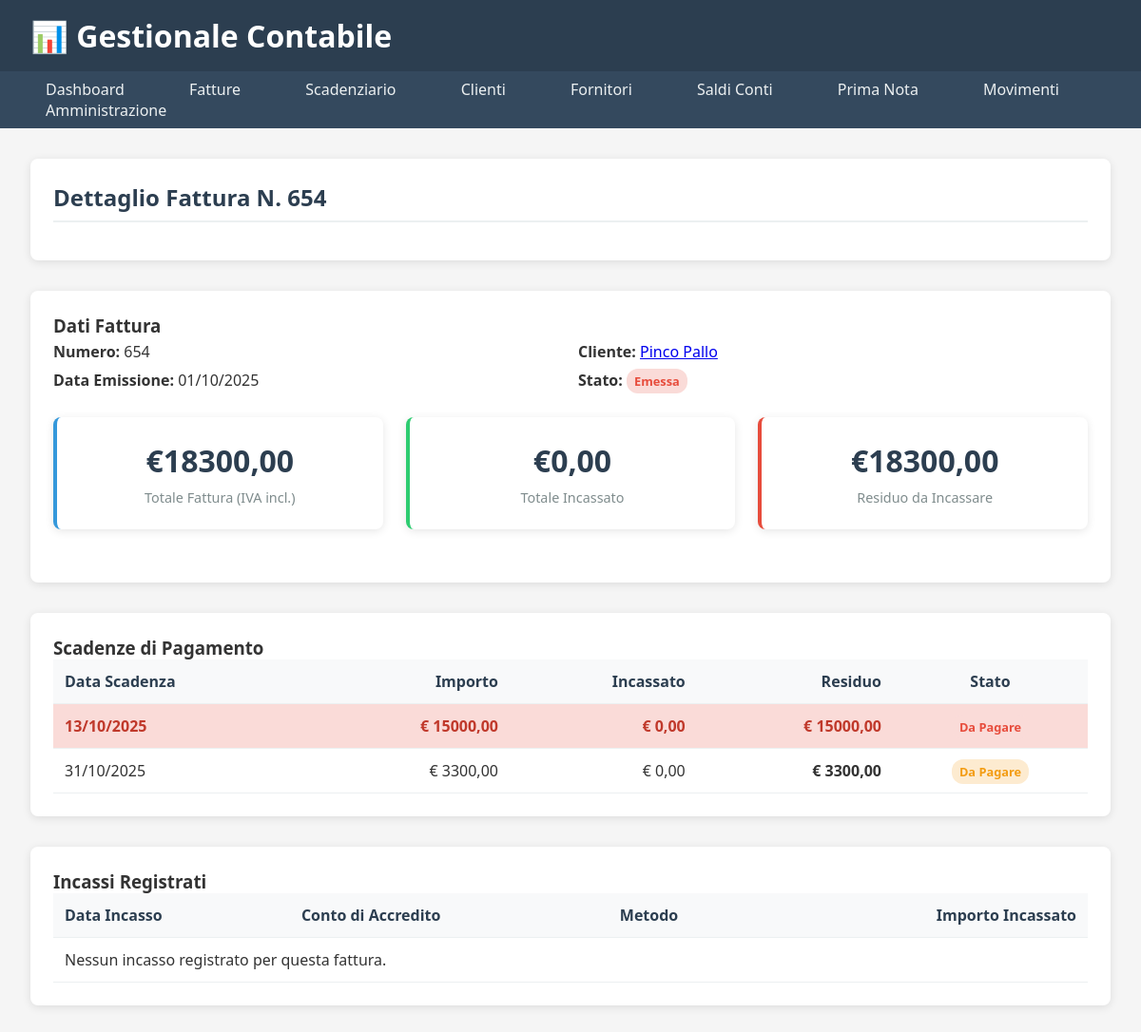
Page /fatture/1/ on the committed database.
### fatture/models.py (models this page shows, shortened)
class Fattura(models.Model):
    cliente = models.ForeignKey(
        'clienti.Cliente',  # Referenza all'app clienti
        on_delete=models.PROTECT,  # Impedisce cancellazione se ci sono fatture
        related_name='fatture',
        verbose_name="Cliente",
        help_text="Seleziona il cliente a cui intestare la fattura"
    )
    numero = models.CharField(
        max_length=20,
        verbose_name="Numero Fattura"
    )
    data_emissione = models.DateField(
        verbose_name="Data Emissione"
    )
    importo_totale = models.DecimalField(
        max_digits=10,
        decimal_places=2,
        verbose_name="Importo Totale Fattura"
    )
    aliquota_iva = models.DecimalField(
        max_digits=5,
        decimal_places=2,
        default=22.00,
        verbose_name="Aliquota IVA"
    )
    descrizione = models.TextField(blank=True)
    STATO_FATTURA = [
        ('bozza', 'Bozza'),
        ('emessa', 'Emessa'),
        ('parzialmente_pagata', 'Parzialmente Pagata'),
        ('pagata', 'Pagata'),
    ]
    stato = models.CharField(
        max_length=20,
        choices=STATO_FATTURA,
        default='bozza'
    )
    def importo_incassato(self):
        if not hasattr(self, 'scadenze') or not self.scadenze.exists():
            return Decimal('0.00')
        total_incassato = sum(scadenza.importo_incassato() for scadenza in self.scadenze.all())
        return total_incassato
    def importo_residuo(self):
        return self.totale_complessivo() - self.importo_incassato()
    def calcola_iva(self):
        if self.importo_totale is None or self.aliquota_iva is None:
            return 0  # Evita l'errore se i dati non sono ancora stati inseriti
        return (self.importo_totale * self.aliquota_iva) / 100
    def totale_complessivo(self):
        if self.importo_totale is None:
            return 0  # Evita l'errore durante la creazione
        return self.importo_totale + self.calcola_iva()

class ScadenzaFattura(models.Model):
    fattura = models.ForeignKey(
        Fattura,
        on_delete=models.CASCADE,
        related_name='scadenze',
        verbose_name="Fattura di Riferimento"
    )
    data_scadenza = models.DateField(
        verbose_name="Data Scadenza Pagamento"
    )
    importo = models.DecimalField(
        max_digits=10,
        decimal_places=2,
        verbose_name="Importo Scadenza"
    )
    STATO_SCADENZA = [
        ('da_pagare', 'Da Pagare'),
        ('parzialmente_pagata', 'Parzialmente Pagata'),
        ('pagata', 'Pagata'),
    ]
    stato = models.CharField(
        max_length=20,
        choices=STATO_SCADENZA,
        default='da_pagare'
    )
    data_pagamento = models.DateField(
        null=True,
        blank=True,
        verbose_name="Data Effettiva Pagamento"
    )
    def importo_incassato(self):
        if hasattr(self, 'incassi') and self.incassi.exists():
            return sum(incasso.importo_incassato for incasso in self.incassi.all())
        return Decimal('0.00')
    def is_scaduta(self):
        if not self.data_scadenza:
            return False
        return (self.data_scadenza < timezone.now().date()
                and self.stato != 'pagata')
    class Meta:
        verbose_name = "Scadenza Fattura"
        verbose_name_plural = "Scadenze Fatture"
        ordering = ['data_scadenza']

### clienti/models.py (models this page shows, shortened)
class Cliente(models.Model):
    ragione_sociale = models.CharField(
        max_length=200,
        verbose_name="Ragione Sociale",
        help_text="Nome completo dell'azienda o della persona"
    )
    indirizzo = models.CharField(
        max_length=255,
        verbose_name="Indirizzo",
        blank=True
    )
    citta = models.CharField(
        max_length=100,
        verbose_name="Città",
        blank=True
    )
    cap = models.CharField(
        max_length=5,
        verbose_name="CAP",
        blank=True,
        validators=[RegexValidator(r'^\d{5}$', 'Il CAP deve avere 5 numeri')]
    )
    provincia = models.CharField(
        max_length=2,
        verbose_name="Provincia",
        blank=True,
        help_text="Sigla provincia (es: RM)"
    )
    partita_iva = models.CharField(
        max_length=11,
        verbose_name="Partita IVA",
        unique=True,
        validators=[RegexValidator(r'^\d{11}$', 'La P.IVA deve avere 11 numeri')],
        help_text="Partita IVA (11 cifre)"
    )
    codice_fiscale = models.CharField(
        max_length=16,
        verbose_name="Codice Fiscale",
        blank=True,
        help_text="Codice Fiscale (16 caratteri)"
    )
    email = models.EmailField(
        verbose_name="Email",
        blank=True
    )
    telefono = models.CharField(
        max_length=20,
        verbose_name="Telefono",
        blank=True
    )
    STATO_CLIENTE = [
        ('attivo', 'Attivo'),
        ('inattivo', 'Inattivo'),
        ('bloccato', 'Bloccato'),
    ]
    stato = models.CharField(
        max_length=10,
        choices=STATO_CLIENTE,
        default='attivo',
        verbose_name="Stato Cliente"
    )
    class Meta:
        verbose_name = "Cliente"
        verbose_name_plural = "Clienti"
        ordering = ['ragione_sociale']

### fatture/views.py (the view, shortened to what this page needs)
# urls.py: path('<int:pk>/', views.dettaglio_fattura, name='dettaglio_fattura'),
def dettaglio_fattura(request, pk):
    fattura = get_object_or_404(Fattura.objects.select_related('cliente'), pk=pk)
    incasso_form = form if request.method == 'POST' and not form.is_valid() else IncassoForm()
    scadenze = fattura.scadenze.annotate(
        totale_incassato=Coalesce(Sum('incassi__importo_incassato'), Decimal('0.00'))
    ).annotate(
        residuo_calcolato=F('importo') - F('totale_incassato')
    ).order_by('data_scadenza')
    incassi = Incasso.objects.filter(scadenza__fattura=fattura).select_related('conto_bancario').order_by('data_incasso')
    context = {
        'fattura': fattura,
        'incasso_form': incasso_form,
        'scadenze': scadenze,
        'incassi': incassi,
        'titolo_pagina': f"Dettaglio Fattura N. {fattura.numero}"
    }
    return render(request, 'fatture/dettaglio_fattura.html', context)

### tesoreria/models.py (called while the page is built)
    def __str__(self):
        return f"{self.nome}"

### templates/fatture/dettaglio_fattura.html (shortened to what this page needs)
{% extends "base.html" %} {% block content %}
<div class="section">
  <h2>{{ titolo_pagina }}</h2>
</div>
<div class="section">
  <h3>Dati Fattura</h3>
  <div class="anagrafica-grid">
    <div class="anagrafica-col">
      <div><strong>Numero:</strong> {{ fattura.numero }}</div>
      <div><strong>Data Emissione:</strong> {{ fattura.data_emissione|date:"d/m/Y" }}</div>
    </div>
    <div class="anagrafica-col">
      <div><strong>Cliente:</strong> <a href="{% url 'clienti:dettaglio_cliente' fattura.cliente.pk %}">{{ fattura.cliente.ragione_sociale }}</a></div>
      <div><strong>Stato:</strong>
        <span class="badge {% if fattura.stato == 'pagata' %}success{% elif fattura.stato == 'parzialmente_pagata' %}warning{% else %}danger{% endif %}">{{ fattura.get_stato_display }}</span>
      </div>
    </div>
  </div>
  <div class="kpi-grid" style="grid-template-columns: repeat(3, 1fr)">
    <div class="kpi-card">
      <div class="kpi-value">
        €{{ fattura.totale_complessivo|floatformat:2 }}
      </div>
      <div class="kpi-label">Totale Fattura (IVA incl.)</div>
    </div>
    <div class="kpi-card success">
      <div class="kpi-value">
        €{{ fattura.importo_incassato|floatformat:2 }}
      </div>
      <div class="kpi-label">Totale Incassato</div>
    </div>
    <div class="kpi-card {% if fattura.importo_residuo > 0 %}alert{% endif %}">
      <div class="kpi-value">€{{ fattura.importo_residuo|floatformat:2 }}</div>
      <div class="kpi-label">Residuo da Incassare</div>
    </div>
  </div>
</div>
<div class="section">
  <h3>Scadenze di Pagamento</h3>
  <table class="table">
    <thead>
      <tr>
        <th>Data Scadenza</th>
        <th style="text-align: right">Importo</th>
        <th style="text-align: right">Incassato</th>
        <th style="text-align: right">Residuo</th>
        <th style="text-align: center">Stato</th>
      </tr>
    </thead>
    <tbody>
      {% for scadenza in scadenze %}
      <tr class="{% if scadenza.is_scaduta %}scadenza-scaduta{% endif %}">
        <td>{{ scadenza.data_scadenza|date:"d/m/Y" }}</td>
        <td style="text-align: right">
          € {{ scadenza.importo|floatformat:2 }}
        </td>
        <td style="text-align: right">
          € {{ scadenza.importo_incassato|floatformat:2 }}
        </td>
        <td style="text-align: right; font-weight: bold">
          € {{ scadenza.residuo_calcolato|floatformat:2 }}
        </td>
        <td style="text-align: center">
          {% if scadenza.stato != 'pagata' %}
            <span
              class="badge {% if scadenza.is_scaduta %}danger{% else %}warning{% endif %} open-modal-btn"
              style="cursor: pointer;"
              data-scadenza-id="{{ scadenza.id }}"
              data-residuo="{{ scadenza.residuo_calcolato }}"
              data-fattura-numero="{{ scadenza.fattura.numero }}">
          {% endif %}
            {{ scadenza.get_stato_display }}
          </span>
      {% empty %}
      <tr>
        <td colspan="5">Nessuna scadenza definita per questa fattura.</td>
      </tr>
      {% endfor %}
    </tbody>
  </table>
</div>
<div class="section">
  <h3>Incassi Registrati</h3>
  <table class="table">
    <thead>
      <tr>
        <th>Data Incasso</th>
        <th>Conto di Accredito</th>
        <th>Metodo</th>
        <th style="text-align: right">Importo Incassato</th>
      </tr>
    </thead>
    <tbody>
      {% for incasso in incassi %}
      <tr>
        <td>{{ incasso.data_incasso|date:"d/m/Y" }}</td>
        <td>{{ incasso.conto_bancario.nome }}</td>
        <td>{{ incasso.get_metodo_pagamento_display }}</td>
        <td style="text-align: right; color: green; font-weight: bold">
          + € {{ incasso.importo_incassato|floatformat:2 }}
        </td>
      </tr>
      {% empty %}
      <tr>
        <td colspan="4">Nessun incasso registrato per questa fattura.</td>
      </tr>
      {% endfor %}
    </tbody>
  </table>
</div>
{% endblock %}

### templates/base.html (style rules this page uses)
* { margin: 0; padding: 0; box-sizing: border-box; }
body { font-family: "Segoe UI", Tahoma, Geneva, Verdana, sans-serif; background: #f5f5f5; color: #333; }
.kpi-grid { display: grid; grid-template-columns: repeat(auto-fit, minmax(250px, 1fr)); gap: 1.5rem; margin-bottom: 2rem; }
.kpi-card { background: white; padding: 1.5rem; border-radius: 8px; box-shadow: 0 2px 10px rgba(0, 0, 0, 0.1); border-left: 4px solid #3498db; text-align: center; }
.kpi-card.alert { border-left-color: #e74c3c; }
.kpi-card.success { border-left-color: #2ecc71; }
.kpi-value { font-size: 2rem; font-weight: bold; color: #2c3e50; }
.kpi-label { color: #7f8c8d; font-size: 0.9rem; margin-top: 0.5rem; }
.section { background: white; padding: 1.5rem; border-radius: 8px; box-shadow: 0 2px 10px rgba(0, 0, 0, 0.1); margin-bottom: 2rem; }
.section h2 { color: #2c3e50; margin-bottom: 1rem; border-bottom: 2px solid #ecf0f1; padding-bottom: 0.5rem; }
.table { width: 100%; border-collapse: collapse; }
.table th, .table td { padding: 0.75rem; text-align: left; border-bottom: 1px solid #ecf0f1; }
.table th { background: #f8f9fa; font-weight: 600; color: #2c3e50; }
.badge { padding: 0.25rem 0.5rem; border-radius: 12px; font-size: 0.8rem; font-weight: bold; }
.badge.warning { background: #fdebd0; color: #f39c12; }
.badge.danger { background: #fadbd8; color: #e74c3c; }
.scadenza-scaduta { background-color: #fadbd8 !important; font-weight: bold; color: #c0392b; }
.anagrafica-grid { display: grid; grid-template-columns: repeat(auto-fit, minmax(300px, 1fr)); gap: 1rem; margin-bottom: 1.5rem; }
.anagrafica-col div { padding: 0.25rem 0; }

### rows in the picture
Fattura: numero "654", data_emissione "01/10/2025", cliente.ragione_sociale "Pinco Pallo", stato "Emessa", totale_complessivo "18300,00", importo_incassato "0,00", importo_residuo "18300,00"
ScadenzaFattura: data_scadenza "13/10/2025", importo "15000,00", importo_incassato "0,00", residuo_calcolato "15000,00", stato "Da Pagare"
ScadenzaFattura: data_scadenza "31/10/2025", importo "3300,00", importo_incassato "0,00", residuo_calcolato "3300,00", stato "Da Pagare"

### other values in the picture
{{ titolo_pagina }} "Dettaglio Fattura N. 654"
